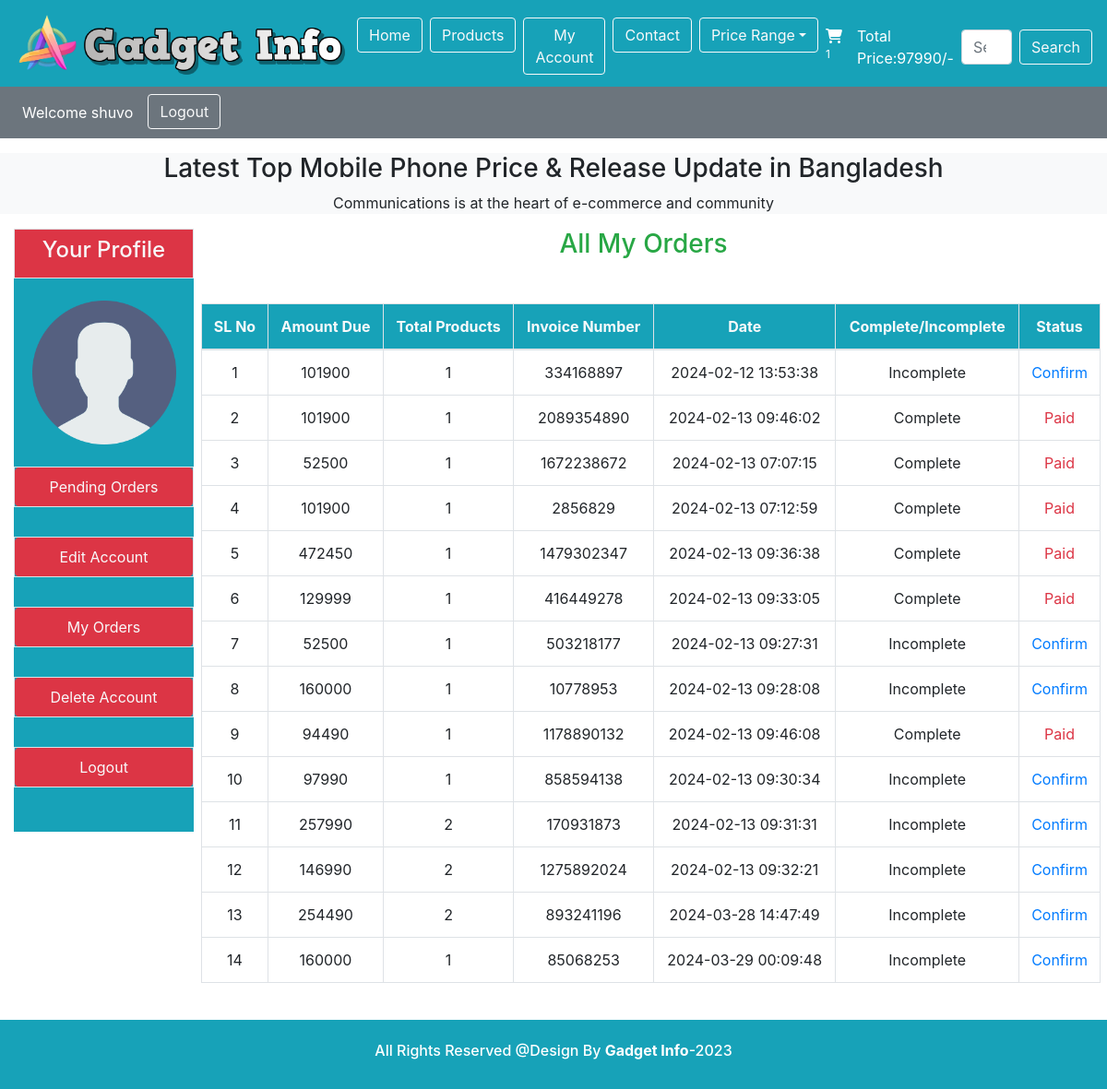
/users_area/Profile.php?my_orders (signed in), run on the app's committed database.
### tables this page shows
CREATE TABLE `user_table` (
  `user_id` int(11) NOT NULL,
  `username` varchar(100) NOT NULL,
  `user_email` varchar(100) NOT NULL,
  `user_password` varchar(255) NOT NULL,
  `user_images` varchar(255) NOT NULL,
  `user_ip` varchar(100) NOT NULL,
  `user_address` varchar(255) NOT NULL,
  `user_mobile` varchar(255) NOT NULL
);

CREATE TABLE `user_orders` (
  `order_id` int(11) NOT NULL,
  `user_id` int(11) NOT NULL,
  `amount_due` int(255) NOT NULL,
  `invoice_number` int(255) NOT NULL,
  `total_products` int(255) NOT NULL,
  `order_date` timestamp NOT NULL DEFAULT current_timestamp() ON UPDATE current_timestamp(),
  `order_status` varchar(255) NOT NULL
);

### users_area/user_orders.php (the view, shortened to what this page needs)
<!DOCTYPE html>
<html lang="en">
<head>
</head>
<body>
    <?php
        $username=$_SESSION['username'];
        $get_user="Select * from `user_table` where username='$username'";
        $result=mysqli_query($con,$get_user);
        $row_fetch=mysqli_fetch_array($result);
        $user_id=$row_fetch['user_id'];
    ?>
<h3 class="text-success">All My Orders</h3>
    <table class="table table-bordered mt-5 ml-2">
        <thead class="bg-info">
        <tr class="text-light">
            <th>SL No</th>
            <th>Amount Due</th>
            <th>Total Products</th>
            <th>Invoice Number</th>
            <th>Date</th>
            <th>Complete/Incomplete</th>
            <th>Status</th>
        </tr>
        </thead>
        <tbody>
        <?php
            $get_order_details="Select * from `user_orders` where user_id=$user_id";
            $result_orders=mysqli_query($con,$get_order_details);
            $number=1;
            while($row_orders=mysqli_fetch_assoc($result_orders)){
                $order_id=$row_orders['order_id'];
                $amount_due=$row_orders['amount_due'];
                $total_products=$row_orders['total_products'];
                $invoice_number=$row_orders['invoice_number'];
                $order_status=$row_orders['order_status'];
                if($order_status=='pending'){
                    $order_status='Incomplete';
                }else{
                    $order_status='Complete';
                }
                $order_date=$row_orders['order_date'];
                echo "<tr>
                <td>$number</td>
                <td>$amount_due</td>
                <td>$total_products</td>
                <td>$invoice_number</td>
                <td>$order_date</td>
                <td>$order_status</td>";
            ?>
                <?php
                if($order_status=='Complete'){
                    echo "<td class='text-danger'>Paid</td>";
                }else{
                    echo "<td><a href='confirm_payment.php?order_id=$order_id' >Confirm</a></td>
                    </tr>";
                }
            $number++;
            }
            ?>
        </tbody>
    </table>
</body>
</html>

### users_area/profile.php (shortened to what this page needs)
<?php
include('../functions/common_function.php');
?>
<!DOCTYPE html>
<html lang="en">
<head>
  <link rel="stylesheet" href="https://cdn.jsdelivr.net/npm/bootstrap@4.4.1/dist/css/bootstrap.min.css">
  <link rel="stylesheet" href="https://cdnjs.cloudflare.com/ajax/libs/font-awesome/6.5.1/css/all.min.css">
  <link rel="stylesheet" href="../style.css">
</head>
<body class="">
  <div class="container-fluid p-0">
    <nav class="navbar navbar-expand-lg navbar-light bg-info ">
      <img src="../images/Logo0.png" alt="" class="logo1">
      <a class="mt-3" href="index.php"><img src="../images/Logo.png" alt="HTML tutorial" style="width:293px;height:62px;"></a>
      <div class="collapse navbar-collapse mt-2" id="navbarSupportedContent">
        <ul class="navbar-nav mr-auto">
          <li class="nav-item active ml-2 ">
            <a class=" btn btn-outline-light " href="../index.php">Home <span class="sr-only">(current)</span></a>
          </li>
          <li class="nav-item ml-2">
            <a class="btn btn-outline-light " href="../display_all.php">Products</a>
          </li>
          <li class="nav-item ml-2">
            <a class=" btn btn-outline-light " href="profile.php">My Account</a>
          </li>
          <li class="nav-item active ml-2 ">
            <a class=" btn btn-outline-light " href="#">Contact <span class="sr-only">(current)</span></a>
          </li>
          <div class="dropdown nav-item ml-2">
            <a class=" dropdown-toggle btn btn-outline-light " data-bs-toggle="dropdown" href="#">Price Range</a>
          </div>
          <li class="nav-item">
            <a class="nav-link text-white" href="../cart.php"><i class="fa-solid fa-cart-shopping"></i><sup><?php cart_item(); ?></sup></a>
          </li>
          <li class="nav-item">
            <a class="nav-link text-white " href="#">Total Price:<?php total_cart_price(); ?>/-</a>
          </li>
        </ul>
        <form class="d-flex" action="../search_product.php" method="get">
          <input class="form-control mr-sm-2" type="search" placeholder="Search" aria-label="Search" name="search_data">
          <input type="submit" value="Search" class="btn btn-outline-light" name="search_data_product">
        </form>
    </nav>
    <nav class="navbar navbar-expand-lg navbar-dark bg-secondary">
      <ul class="navbar-nav me-auto">
<?php
if(!isset($_SESSION['username'])){
  echo " <li class='nav-item text-white'>
  <a class='nav-link text-white' href='#'>Welcome Guest</a>
</li>";
}else{
  echo " <li class='nav-item'>
  <a class='nav-link text-white' href='#'> Welcome ".$_SESSION['username']."</a>
  </li> ";
}
if(!isset($_SESSION['username'])){
  echo " <li class='nav-item ml-2'>
  <a class='btn btn-outline-light' href='../users_area/user_login.php'> Login</a>
  </li> ";
}else{
  echo " <li class='nav-item ml-2'>
  <a class='btn btn-outline-light' href='../users_area/logout.php'> Logout</a>
  </li> ";
}
?>
      </ul>
    </nav>
    <div class="bg-light">
      <h3 class="text-center mt-3">Latest Top Mobile Phone Price & Release Update in Bangladesh</h3>
      <p class="text-center">Communications is at the heart of e-commerce and community</p>
    </div>
<div class="row col-md-12">
    <div class="col-md-2 p-0">
        <ul class="navbar-nav bg-info text-center">
        <li class="nav-item bg-info ">
            <a class=" nav-link text-light bg-danger border border mb-4" href="#"><h4>Your Profile</h4> </a>
          </li>
<?php
$username=$_SESSION['username'];
$user_image=" Select * from `user_table` where username='$username'";
$result_image=mysqli_query($con,$user_image);
$row_image=mysqli_fetch_array($result_image);
$user_image=$row_image['user_images'];
echo "<li class='nav-item bg-info '>
<img src='./user_images/$user_image' class='profile_img' alt=''>
</li>";
?>
          <li class="nav-item bg-info mb-2 mt-4 border border ">
            <a class=" nav-link text-light btn btn-danger" href="Profile.php"> Pending Orders </a>
          </li>
          <li class="nav-item bg-info mb-2 mt-4 border border-3 ">
            <a class=" nav-link text-light btn btn-danger" href="Profile.php?edit_account">Edit Account </a>
          </li>
          <li class="nav-item bg-info mb-2 mt-4 border border-3 ">
            <a class=" nav-link text-light btn btn-danger" href="Profile.php?my_orders"> My Orders </a>
          </li>
          <li class="nav-item bg-info mb-2 mt-4 border border-3 ">
            <a class=" nav-link text-light btn btn-danger" href="Profile.php?delete_account"> Delete Account </a>
          </li>
          <li class="nav-item bg-info mb-2 mt-4 border border-3  mb-5">
            <a class=" nav-link text-light btn btn-danger" href="logout.php"> Logout </a>
          </li>
        </ul>
    </div>
    <div class="col-md-10 p-0">
<?php  get_user_order_details();
if(isset($_GET['my_orders'])){
  include('user_orders.php');
}
?>
    </div>
</div>
  <?php
  include("../includes/footer.php");
  ?>
</body>
</html>

### style.css (style rules this page uses)
* { margin: 0; padding: 0; box-sizing: border-box; }
.logo1 { width: 6%; height: 7%; }
.row { width: 1300px; margin: auto; overflow: hidden; text-align: center; }
img { height: 70px; }
.active { border-color: rgb(255, 145, 163) !important; }

### users_area/profile.php (style rules this page uses)
body { overflow-x:hidden ; }
.profile_img { width: 80%; margin: auto; display: block; height:80% ; object-fit: contain; }

### data on the page
user_table: user_images (picture)
user_orders: amount_due "101900", total_products "1", invoice_number "334168897", order_date "2024-02-12 13:53:38", order_status "Incomplete"
user_orders: amount_due "101900", total_products "1", invoice_number "2089354890", order_date "2024-02-13 09:46:02", order_status "Complete", shows "Paid"
user_orders: amount_due "52500", total_products "1", invoice_number "1672238672", order_date "2024-02-13 07:07:15", order_status "Complete", shows "Paid"
user_orders: amount_due "101900", total_products "1", invoice_number "2856829", order_date "2024-02-13 07:12:59", order_status "Complete", shows "Paid"
user_orders: amount_due "472450", total_products "1", invoice_number "1479302347", order_date "2024-02-13 09:36:38", order_status "Complete", shows "Paid"
user_orders: amount_due "129999", total_products "1", invoice_number "416449278", order_date "2024-02-13 09:33:05", order_status "Complete", shows "Paid"
user_orders: amount_due "52500", total_products "1", invoice_number "503218177", order_date "2024-02-13 09:27:31", order_status "Incomplete"
user_orders: amount_due "160000", total_products "1", invoice_number "10778953", order_date "2024-02-13 09:28:08", order_status "Incomplete"
user_orders: amount_due "94490", total_products "1", invoice_number "1178890132", order_date "2024-02-13 09:46:08", order_status "Complete", shows "Paid"
user_orders: amount_due "97990", total_products "1", invoice_number "858594138", order_date "2024-02-13 09:30:34", order_status "Incomplete"
user_orders: amount_due "257990", total_products "2", invoice_number "170931873", order_date "2024-02-13 09:31:31", order_status "Incomplete"
user_orders: amount_due "146990", total_products "2", invoice_number "1275892024", order_date "2024-02-13 09:32:21", order_status "Incomplete"
user_orders: amount_due "254490", total_products "2", invoice_number "893241196", order_date "2024-03-28 14:47:49", order_status "Incomplete"
user_orders: amount_due "160000", total_products "1", invoice_number "85068253", order_date "2024-03-29 00:09:48", order_status "Incomplete"

### other printed values
$count_cart_items "1"
$total_price "97990"
$_SESSION['username'] "shuvo"
